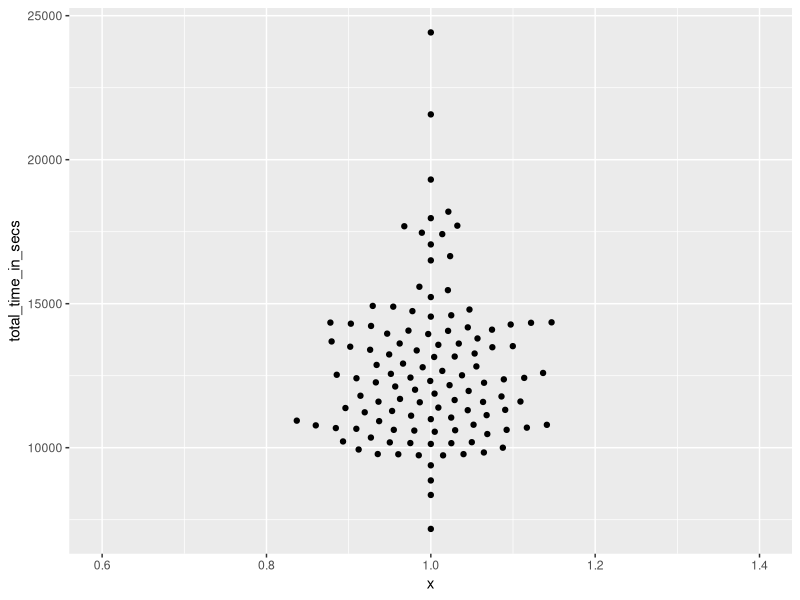
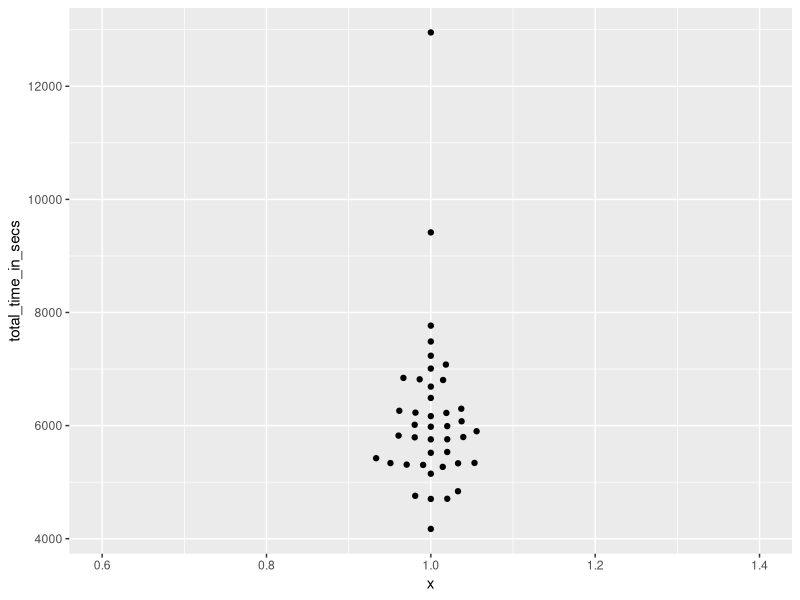

These charts were generated, in order, by the following R code:

library(ggplot2)
library(ggbeeswarm)
library(dplyr)

dressed_as <- read.csv("data/fastest_marathon_dressed_as.csv",stringsAsFactors = F)

full <- filter(dressed_as,type=='full')
half <- filter(dressed_as,type=='half')

# Test chart outputs
#ggplot(full,aes(1,total_time_in_secs)) + geom_beeswarm(dodge.width=.8,cex=2)
#ggplot(half,aes(1,total_time_in_secs)) + geom_beeswarm(dodge.width=.8,cex=2.5)

# Build plots for full & half
# then extract the x co-ordinate data
h <- ggplot(half,aes(1,total_time_in_secs)) + geom_beeswarm(dodge.width=.8,cex=2)
hg <- ggplot_build(h)
h_bee <- data.frame(half,x=hg$data[[1]]$x, stringsAsFactors = F)

f <- ggplot(full,aes(1,total_time_in_secs)) + geom_beeswarm(dodge.width=.8,cex=2.5)
fg <- ggplot_build(f)
f_bee <- data.frame(full,x=fg$data[[1]]$x, stringsAsFactors = F)

data_bee <- rbind(f_bee,h_bee)

write.csv(data_bee,"data/fastest_marathon_dressed_as_beeswarm.csv", row.names = F)

